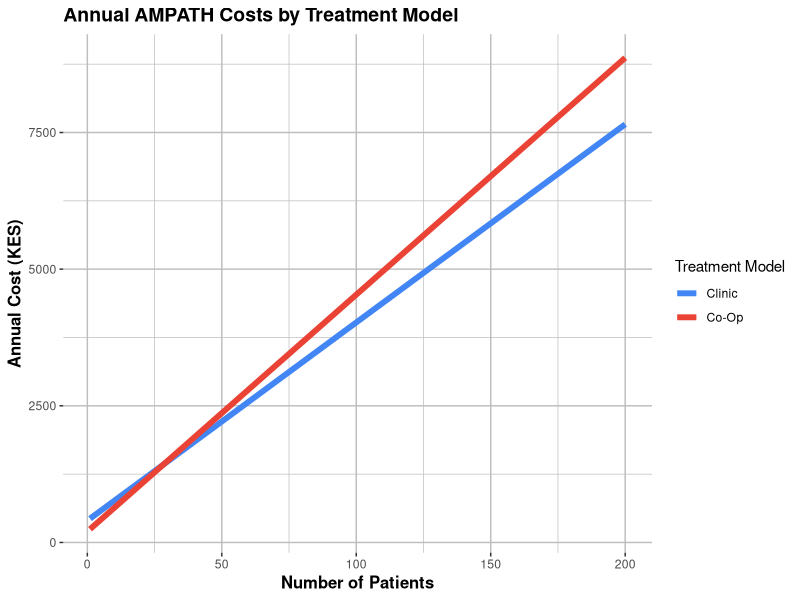
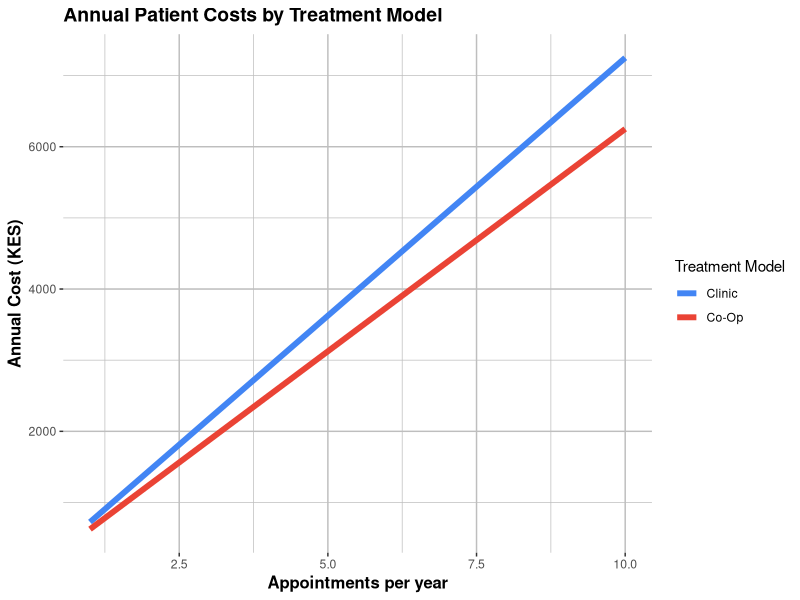

Write R code to recreate these figures, in order.
## ---- chunk 1
library(ggplot2)
library(ggthemes)
library(reshape2)
## ---- chunk 2
patients <- c(1:200)

# Clinic
mpa_cl <- 15
hcw_hr_cl <- 25
apps_cl <- 5
fc_cl <- 400
vc_cl <- 5

#Co-Op
mpa_cp <- 20
hcw_hr_cp <- 20
apps_cp <- 5
fc_cp <- 200
vc_cp <- 10
## ---- chunk 3
cta <-
  data.frame(
    cta_cl <- (((((mpa_cl/60)*hcw_hr_cl)*apps_cl)+vc_cl)*patients)+fc_cl,
    cta_cp <- (((((mpa_cp/60)*hcw_hr_cp)*apps_cp)+vc_cp)*patients)+fc_cp,
    patients
    )

cta2 <- melt(cta, id="patients")

ggplot(data=cta2,
       aes(x=patients, y=value, color=variable)) +
  theme(plot.title = element_text(color="black", size=14, face="bold"),
        axis.title.x = element_text(color="black", size=12, face="bold"),
        axis.title.y = element_text(color="black", size=12, face="bold"),
        panel.background = element_rect(fill="white"),
        panel.grid.major = element_line(size = 0.5, 
                                        linetype = 'solid',
                                        colour = "grey"), 
        panel.grid.minor = element_line(size = 0.25, 
                                        linetype = 'solid',
                                        colour = "grey")) +
  labs(x="Number of Patients", y="Annual Cost (KES)") +
  geom_line(size=2) + 
  ggtitle("Annual AMPATH Costs by Treatment Model") +
  scale_color_gdocs(
    name="Treatment Model",
    labels=c("Clinic", "Co-Op"))
## ---- chunk 4
apps <- c(1:10)
mtcl <- 100
mtcp <- 80
wtcl <- 30
wtcp <- 25
atcl <- 15
atcp <- 20
oc <- 5
## ---- chunk 5
ctp <-
  data.frame(
    ctp_cl <- (apps*(mtcl+wtcl+atcl)*oc),
    ctp_cp <- (apps*(mtcp+wtcp+atcp)*oc),
    apps
    )

ctp2 <- melt(ctp, id="apps")

ggplot(data=ctp2,
       aes(x=apps, y=value, color=variable)) +
  theme(plot.title = element_text(color="black", size=14, face="bold"),
        axis.title.x = element_text(color="black", size=12, face="bold"),
        axis.title.y = element_text(color="black", size=12, face="bold"),
        panel.background = element_rect(fill="white"),
        panel.grid.major = element_line(size = 0.5, 
                                        linetype = 'solid',
                                        colour = "grey"), 
        panel.grid.minor = element_line(size = 0.25, 
                                        linetype = 'solid',
                                        colour = "grey")) +
  labs(x="Appointments per year", y="Annual Cost (KES)") +
  geom_line(size=2) + 
  ggtitle("Annual Patient Costs by Treatment Model") +
  scale_color_gdocs(
    name="Treatment Model",
    labels=c("Clinic", "Co-Op"))
